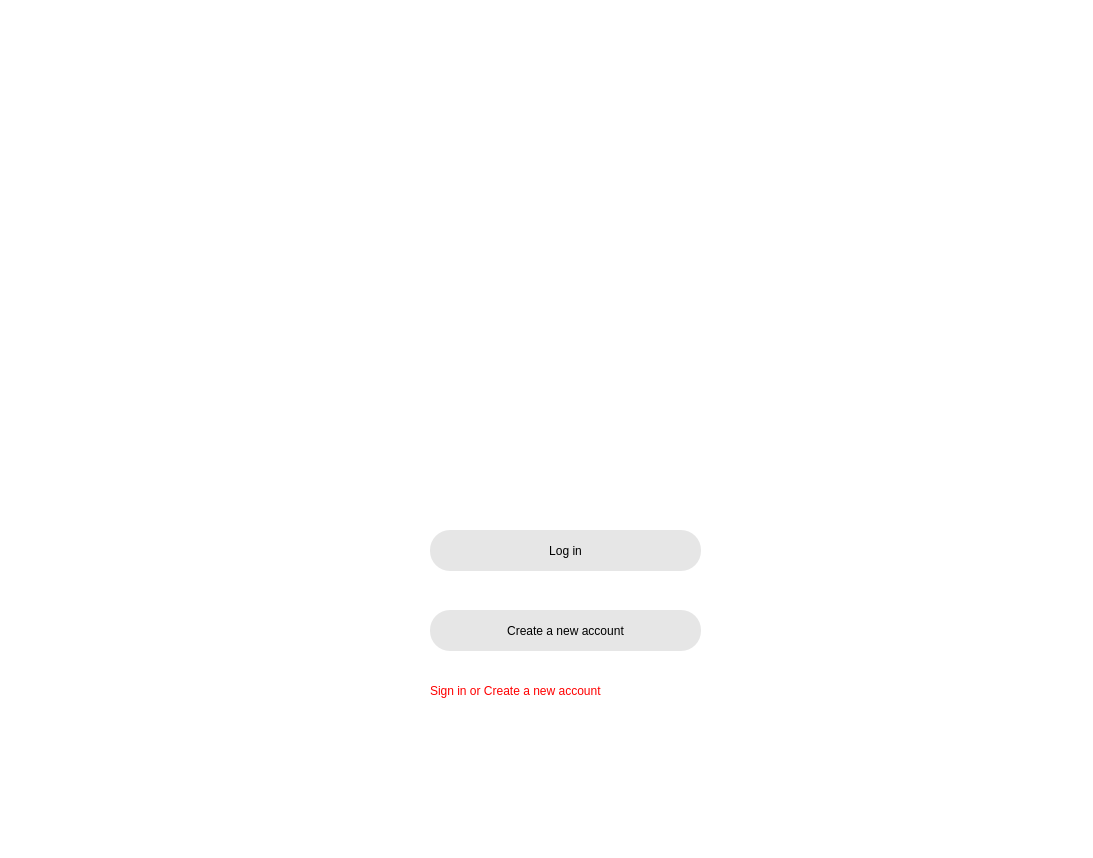
<?xml version="1.0" encoding="UTF-8"?>
<ui version="4.0">
 <class>Dialog</class>
 <widget class="QDialog" name="Dialog">
  <property name="geometry">
   <rect>
    <x>0</x>
    <y>0</y>
    <width>1093</width>
    <height>858</height>
   </rect>
  </property>
  <property name="windowTitle">
   <string>Dialog</string>
  </property>
  <widget class="QWidget" name="widget" native="true">
   <property name="geometry">
    <rect>
     <x>0</x>
     <y>0</y>
     <width>1201</width>
     <height>871</height>
    </rect>
   </property>
   <property name="autoFillBackground">
    <bool>false</bool>
   </property>
   <property name="styleSheet">
    <string notr="true">QWidget#widget{
background-color: qlineargradient(spread:pad, x1:0, y1:0, x2:1, y2:1, stop:0 rgba(255, 255, 255, 255), stop:1 rgba(255, 255, 255, 255));}</string>
   </property>
   <widget class="QLabel" name="label_2">
    <property name="geometry">
     <rect>
      <x>430</x>
      <y>680</y>
      <width>331</width>
      <height>21</height>
     </rect>
    </property>
    <property name="styleSheet">
     <string notr="true">font: 18pt &quot;18thCentury&quot;;
color: rgb(255, 0, 0);</string>
    </property>
    <property name="text">
     <string>Sign in or Create a new account</string>
    </property>
   </widget>
   <widget class="QPushButton" name="Login">
    <property name="geometry">
     <rect>
      <x>430</x>
      <y>530</y>
      <width>271</width>
      <height>41</height>
     </rect>
    </property>
    <property name="styleSheet">
     <string notr="true">QPushButton{
border-radius:20px;
font: 18pt &quot;MS Shell Dlg 2&quot;;
background-color: rgb(230, 230, 230);
}
QPushButton:hover{
background-color: rgb(230, 230, 200);
}
QPushButton:pressed{
background-color: rgb(230, 230, 150);
}</string>
    </property>
    <property name="text">
     <string>Log in</string>
    </property>
   </widget>
   <widget class="QPushButton" name="create">
    <property name="geometry">
     <rect>
      <x>430</x>
      <y>610</y>
      <width>271</width>
      <height>41</height>
     </rect>
    </property>
    <property name="styleSheet">
     <string notr="true">QPushButton{
border-radius:20px;
font: 18pt &quot;MS Shell Dlg 2&quot;;
background-color: rgb(230, 230, 230);
}
QPushButton:hover{
background-color: rgb(230, 230, 200);
}
QPushButton:pressed{
background-color: rgb(230, 230, 150);
}</string>
    </property>
    <property name="text">
     <string>Create a new account</string>
    </property>
   </widget>
  </widget>
 </widget>
 <resources/>
 <connections/>
</ui>
